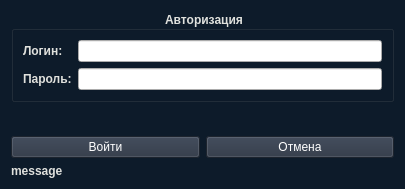
<?xml version="1.0" encoding="UTF-8"?>
<ui version="4.0">
 <class>Authorization</class>
 <widget class="QWidget" name="Authorization">
  <property name="geometry">
   <rect>
    <x>0</x>
    <y>0</y>
    <width>405</width>
    <height>189</height>
   </rect>
  </property>
  <property name="cursor">
   <cursorShape>ArrowCursor</cursorShape>
  </property>
  <property name="windowTitle">
   <string>Авторизация в системе</string>
  </property>
  <property name="windowIcon">
   <iconset resource="../icons.qrc">
    <normaloff>:/newPrefix/icons/organization.png</normaloff>:/newPrefix/icons/organization.png</iconset>
  </property>
  <property name="styleSheet">
   <string notr="true">#Authorization{
	background-color:#0d1b2a
}

.QLabel{
	color:#e0e1dd;
	font-weight:bold;
}

.QGroupBox{
	color:#e0e1dd;
	font-weight:bold;
}

.QPushButton{
	background-color:#293241;
	color:white;
}

.QPushButton:hover{
	background-color:#1b263b;
}</string>
  </property>
  <layout class="QGridLayout" name="gridLayout">
   <item row="2" column="0">
    <widget class="QPushButton" name="pb_ok">
     <property name="text">
      <string>Войти</string>
     </property>
     <property name="icon">
      <iconset resource="../icons.qrc">
       <normaloff>:/newPrefix/icons/correct.png</normaloff>:/newPrefix/icons/correct.png</iconset>
     </property>
     <property name="iconSize">
      <size>
       <width>10</width>
       <height>10</height>
      </size>
     </property>
    </widget>
   </item>
   <item row="0" column="0" colspan="2">
    <widget class="QGroupBox" name="groupBox">
     <property name="styleSheet">
      <string notr="true"/>
     </property>
     <property name="title">
      <string>Авторизация</string>
     </property>
     <property name="alignment">
      <set>Qt::AlignCenter</set>
     </property>
     <layout class="QFormLayout" name="formLayout">
      <item row="0" column="0">
       <widget class="QLabel" name="le_login">
        <property name="text">
         <string>Логин:</string>
        </property>
       </widget>
      </item>
      <item row="0" column="1">
       <widget class="QLineEdit" name="lineEdit"/>
      </item>
      <item row="1" column="0">
       <widget class="QLabel" name="le_password">
        <property name="text">
         <string>Пароль:</string>
        </property>
       </widget>
      </item>
      <item row="1" column="1">
       <widget class="QLineEdit" name="lineEdit_2">
        <property name="echoMode">
         <enum>QLineEdit::Password</enum>
        </property>
       </widget>
      </item>
     </layout>
    </widget>
   </item>
   <item row="2" column="1">
    <widget class="QPushButton" name="pb_cancel">
     <property name="text">
      <string>Отмена</string>
     </property>
     <property name="icon">
      <iconset resource="../icons.qrc">
       <normaloff>:/newPrefix/icons/multiply.png</normaloff>:/newPrefix/icons/multiply.png</iconset>
     </property>
     <property name="iconSize">
      <size>
       <width>10</width>
       <height>10</height>
      </size>
     </property>
    </widget>
   </item>
   <item row="3" column="0" colspan="2">
    <widget class="QLabel" name="lb_message">
     <property name="text">
      <string>message</string>
     </property>
    </widget>
   </item>
   <item row="1" column="0" colspan="2">
    <spacer name="verticalSpacer">
     <property name="orientation">
      <enum>Qt::Vertical</enum>
     </property>
     <property name="sizeHint" stdset="0">
      <size>
       <width>20</width>
       <height>40</height>
      </size>
     </property>
    </spacer>
   </item>
  </layout>
 </widget>
 <tabstops>
  <tabstop>lineEdit</tabstop>
  <tabstop>lineEdit_2</tabstop>
  <tabstop>pb_ok</tabstop>
  <tabstop>pb_cancel</tabstop>
 </tabstops>
 <resources>
  <include location="../icons.qrc"/>
 </resources>
 <connections/>
</ui>
